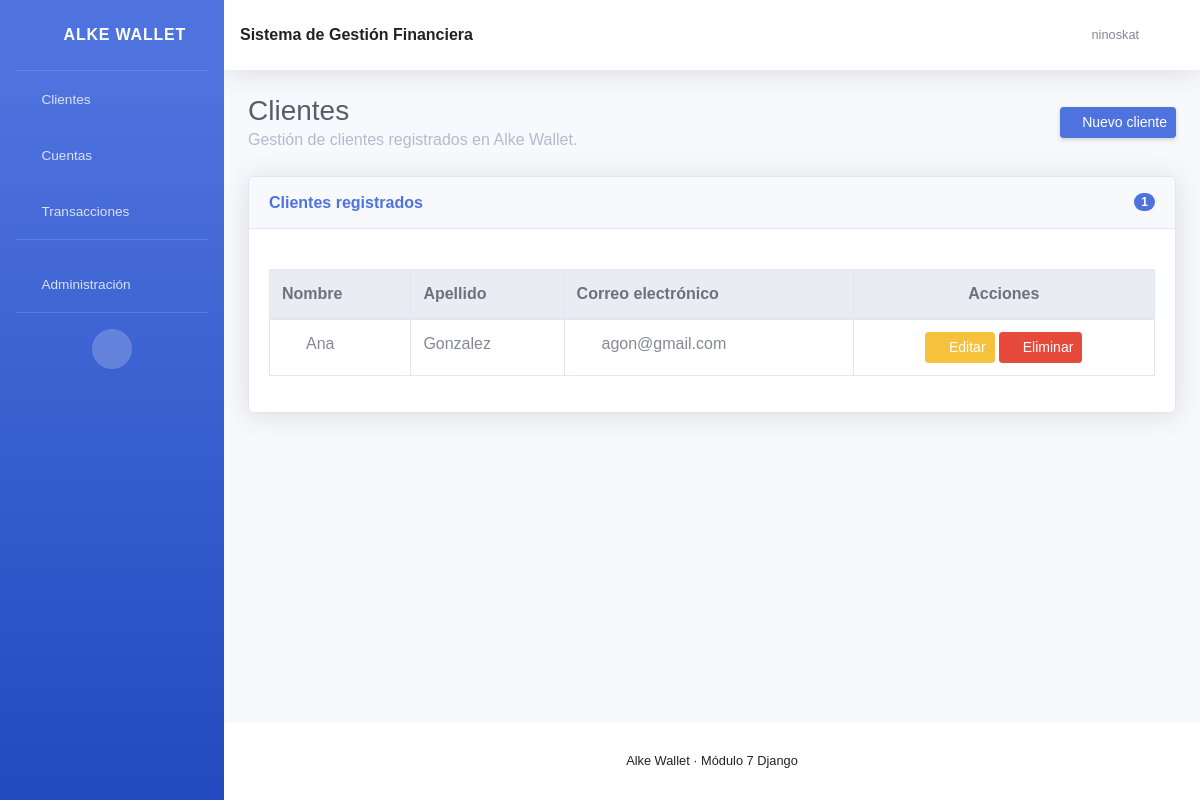
Page /clientes/ (signed in) on the earlier database version.
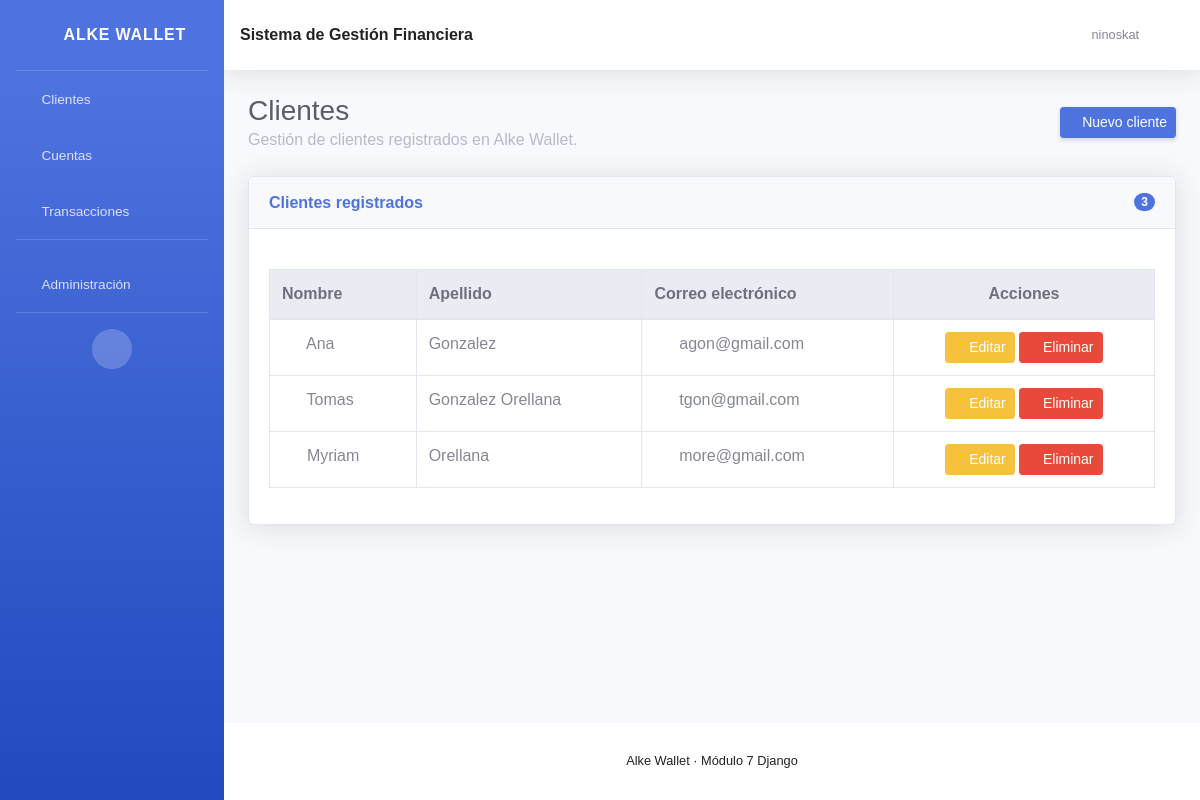
Same page on the later database version.
### gestion/models.py (models this page shows, shortened)
class Cliente(models.Model):
    usuario = models.OneToOneField(
        User,
        on_delete=models.CASCADE,
        null=True,
        blank=True
    )
    nombre = models.CharField(
        max_length=100
    )
    apellido = models.CharField(
        max_length=100
    )
    email = models.EmailField(
        unique=True
    )
    telefono = models.CharField(
        max_length=20,
        blank=True,
        null=True
    )
    fecha_creacion = models.DateTimeField(
        auto_now_add=True
    )

### gestion/views.py (the view)
class ClienteListView(LoginRequiredMixin, ListView):
    model = Cliente
    template_name = 'gestion/clientes/lista.html'
    context_object_name = 'clientes'

### gestion/templates/gestion/clientes/lista.html (shortened to what this page needs)
{% extends 'gestion/base.html' %}
{% block contenido %}
<div class="d-sm-flex align-items-center justify-content-between mb-4">
    <div>
        <h1 class="h3 mb-0 text-gray-800">
            Clientes
        </h1>
        <p class="mb-0 text-gray-500">
            Gestión de clientes registrados en Alke Wallet.
        </p>
    </div>
    <a
        href="{% url 'crear_cliente' %}"
        class="d-none d-sm-inline-block btn btn-sm btn-primary shadow-sm"
    >
        <i class="fas fa-user-plus fa-sm text-white-50"></i>
        Nuevo cliente
    </a>
</div>
<div class="card shadow mb-4">
    <div class="card-header py-3 d-flex flex-row align-items-center justify-content-between">
        <h6 class="m-0 font-weight-bold text-primary">
            Clientes registrados
        </h6>
        <span class="badge badge-primary badge-pill">
            {{ clientes|length }}
        </span>
    </div>
    <div class="card-body">
        <div class="table-responsive">
            <table class="table table-bordered table-hover" width="100%" cellspacing="0">
                <thead class="thead-light">
                    <tr>
                        <th>Nombre</th>
                        <th>Apellido</th>
                        <th>Correo electrónico</th>
                        <th class="text-center">Acciones</th>
                    </tr>
                </thead>
                <tbody>
                    {% for cliente in clientes %}
                    <tr>
                        <td>
                            <i class="fas fa-user text-primary mr-2"></i>
                            {{ cliente.nombre }}
                        </td>
                        <td>
                            {{ cliente.apellido }}
                        </td>
                        <td>
                            <i class="fas fa-envelope text-gray-400 mr-2"></i>
                            {{ cliente.email }}
                        </td>
                        <td class="text-center">
                            <a
                                href="{% url 'editar_cliente' cliente.id %}"
                                class="btn btn-sm btn-warning"
                            >
                                <i class="fas fa-edit"></i>
                                Editar
                            </a>
                            <a
                                href="{% url 'eliminar_cliente' cliente.id %}"
                                class="btn btn-sm btn-danger"
                            >
                                <i class="fas fa-trash"></i>
                                Eliminar
                            </a>
                        </td>
                    </tr>
                    {% endfor %}
                </tbody>
            </table>
        </div>
    </div>
</div>
{% endblock %}

Differences in the rows shown:
added Cliente: nombre "Tomas", apellido "Gonzalez Orellana", email "tgon@gmail.com"
added Cliente: nombre "Myriam", apellido "Orellana", email "more@gmail.com"
Other differences:
{{ clientes|length }}: "1" → "3"
